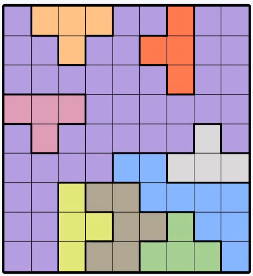
#> input picture images/puzzles/08_20_26.png, 253 x 276 px
$ python main.py images/puzzles/08_20_26.png
#> lines starting #> are read from the running program, lines starting #| are printed output that depends on the picture
### board_reader.py
"""Turn a screenshot of a LinkedIn Queens board into a region grid.

Pipeline (all classic computer vision, no ML):
  1. Load the image and find the board's bounding box by detecting the dark grid
     lines that frame the puzzle.
  2. Given the grid size N, slice the board into an N x N array of cells.
  3. Sample the dominant color near the center of each cell (avoiding grid lines
     and the queen/checkmark glyphs).
  4. Cluster the sampled colors into N region labels.

The grid size N can be passed in, or inferred by counting interior grid lines.
Inference is best-effort; passing --size is the reliable path.
"""

from __future__ import annotations

from typing import NamedTuple

import numpy as np
from PIL import Image

Grid = list[list[int]]


class BoardReading(NamedTuple):
    """Result of reading a board: the region grid plus the geometry needed to
    map cells back to pixels (for drawing overlays)."""
    grid: Grid
    size: int                                  # N
    bbox: tuple[int, int, int, int]            # (top, left, bottom, right)

    # [11 lines left out: functions cell_center, cell_size, not called in this run]


def _load_rgb(path: str) -> np.ndarray:
    img = Image.open(path).convert("RGB")
    return np.asarray(img)


def _find_board_bbox(rgb: np.ndarray) -> tuple[int, int, int, int]:
    """Find the puzzle's bounding box as (top, left, bottom, right).

    Strategy: the board is framed and divided by dark (near-black/grey) grid
    lines. We build a mask of dark pixels, then take the largest axis-aligned
    region that is dense with dark pixels. This is a heuristic; a tighter crop
    passed by the caller always wins.
    """
    gray = rgb.mean(axis=2)
    dark = gray < 110  # grid lines are much darker than the pastel regions

    # Column/row density of dark pixels; the board spans the contiguous band
    # where density is high.
    col_density = dark.mean(axis=0)
    row_density = dark.mean(axis=1)

    def dense_span(density: np.ndarray, thresh: float) -> tuple[int, int]:
        idx = np.where(density > thresh)[0]
        if idx.size == 0:
            return 0, len(density) - 1
        return int(idx.min()), int(idx.max())

    left, right = dense_span(col_density, col_density.max() * 0.25)
    top, bottom = dense_span(row_density, row_density.max() * 0.25)
    return top, left, bottom, right


# Bounds on plausible board sizes. Real LinkedIn Queens boards run ~7-11.
_N_MIN, _N_MAX = 5, 12
# A cell center is "clean" if its central patch is a flat fill (low color spread)
# and not swamped by grid-line/glyph pixels.
_CLEAN_VAR_MAX = 18.0
_CLEAN_KEEP_MIN = 0.5
_CLEAN_ACCEPT = 0.97


def _grid_alignment_score(rgb: np.ndarray, bbox: tuple[int, int, int, int], n: int) -> float:
    """Fraction of cells whose center patch is a clean flat color when the board
    is sliced into n x n. Only the true grid aligns cell centers onto flat fills
    (off the grid lines), so this peaks sharply at the correct N.
    """
    top, left, bottom, right = bbox
    height = bottom - top
    width = right - left
    cell_h = height / n
    cell_w = width / n
    clean = 0
    for r in range(n):
        for c in range(n):
            r0 = int(top + (r + 0.35) * cell_h)
            r1 = int(top + (r + 0.65) * cell_h)
            c0 = int(left + (c + 0.35) * cell_w)
            c1 = int(left + (c + 0.65) * cell_w)
            patch = rgb[r0:r1, c0:c1].reshape(-1, 3).astype(float)
            if patch.size == 0:
                continue
            gray = patch.mean(axis=1)
            keep = (gray > 60) & (gray < 235)  # drop grid lines and glyphs
            sel = patch[keep] if keep.any() else patch
            spread = sel.std(axis=0).mean() if len(sel) > 1 else 0.0
            if keep.mean() > _CLEAN_KEEP_MIN and spread < _CLEAN_VAR_MAX:
                clean += 1
    return clean / (n * n)


def _infer_grid_size(rgb: np.ndarray, bbox: tuple[int, int, int, int]) -> int:
    """Infer N by grid-alignment search.

    For each candidate N we slice the board into N x N and measure what fraction
    of cell centers land on a clean flat color (see _grid_alignment_score). The
    true grid is the smallest N that scores near-perfect: only correct cell
    boundaries keep every center off the grid lines. Choosing the smallest such N
    avoids picking a 2N tiling, which would also align.
    """
    scores = {n: _grid_alignment_score(rgb, bbox, n) for n in range(_N_MIN, _N_MAX + 1)}
    good = [n for n in sorted(scores) if scores[n] >= _CLEAN_ACCEPT]
    if good:
        return good[0]
    return max(scores, key=scores.get)  # fall back to the best-aligned candidate


def _sample_cell_color(rgb: np.ndarray, r0: int, r1: int, c0: int, c1: int) -> tuple[int, int, int]:
    """Median color of the central patch of a cell, ignoring the darkest and
    lightest pixels (grid lines and white queen/check glyphs)."""
    cell = rgb[r0:r1, c0:c1].reshape(-1, 3)
    if cell.size == 0:
        return (0, 0, 0)
    gray = cell.mean(axis=1)
    keep = (gray > 60) & (gray < 235)  # drop grid lines and glyphs
    sel = cell[keep] if keep.any() else cell
    return tuple(int(v) for v in np.median(sel, axis=0))


def _cluster_colors(colors: list[tuple[int, int, int]], n: int) -> list[int]:
    """Partition sampled colors into exactly N region labels.

    Region fills are flat, so the N true colors are well separated. We seed N
    centers with farthest-first traversal (each new seed is the point most unlike
    the seeds so far), then run a few Lloyd (k-means) iterations to settle
    assignments. No external ML dependency.
    """
    pts = np.array(colors, dtype=float)
    if len(pts) < n:
        raise ValueError(f"only {len(pts)} cells sampled, need at least N={n}")

    # Farthest-first seeding for well-spread initial centers.
    centers = [pts[0].copy()]
    while len(centers) < n:
        d = np.min([np.linalg.norm(pts - c, axis=1) for c in centers], axis=0)
        centers.append(pts[int(np.argmax(d))].copy())
    centers = np.array(centers)

    labels = np.zeros(len(pts), dtype=int)
    for _ in range(20):
        dists = np.stack([np.linalg.norm(pts - c, axis=1) for c in centers], axis=1)
        new_labels = dists.argmin(axis=1)
        if np.array_equal(new_labels, labels) and _ > 0:
            break
        labels = new_labels
        for k in range(n):
            members = pts[labels == k]
            if len(members):
                centers[k] = members.mean(axis=0)

    if len(set(labels.tolist())) != n:
        raise ValueError(
            f"color clustering resolved {len(set(labels.tolist()))} distinct regions, "
            f"expected {n}. The crop or --size may be wrong, or region colors too similar."
        )
    return labels.tolist()


def read_board_details(path: str, size: int | None = None,
                       bbox: tuple[int, int, int, int] | None = None) -> BoardReading:
    """Read a screenshot into a region grid plus its pixel geometry.

    path : image file (png/jpg screenshot of the board)
    size : grid dimension N; inferred if omitted
    bbox : optional (top, left, bottom, right) crop of just the board
    """
    rgb = _load_rgb(path)
    if bbox is None:
        bbox = _find_board_bbox(rgb)
    top, left, bottom, right = bbox

    n = size or _infer_grid_size(rgb, bbox)

    height = bottom - top
    width = right - left
    cell_h = height / n
    cell_w = width / n

    colors: list[tuple[int, int, int]] = []
    for r in range(n):
        for c in range(n):
            # Sample the central 40% of each cell to avoid lines and glyphs.
            r0 = int(top + (r + 0.3) * cell_h)
            r1 = int(top + (r + 0.7) * cell_h)
            c0 = int(left + (c + 0.3) * cell_w)
            c1 = int(left + (c + 0.7) * cell_w)
            colors.append(_sample_cell_color(rgb, r0, r1, c0, c1))

    labels = _cluster_colors(colors, n)
    grid: Grid = [labels[r * n:(r + 1) * n] for r in range(n)]
    return BoardReading(grid=grid, size=n, bbox=bbox)


# [8 lines left out: function read_board, not called in this run]

### solver.py
"""Solver for the LinkedIn Queens puzzle.

The puzzle: an N x N grid partitioned into N colored regions. Place N queens so
that there is exactly one queen per row, per column, and per color region, and
no two queens touch each other (orthogonally OR diagonally adjacent).

Because we place exactly one queen per row and per column, the only adjacency
that can ever occur between two placed queens is a DIAGONAL touch between queens
in consecutive rows. So the "no touching" rule reduces to: for adjacent rows,
the queen columns must differ by more than 1.

This is a small constraint-satisfaction problem; plain backtracking solves any
real board (N is typically 7-11) far faster than a millisecond.
"""

from __future__ import annotations

Grid = list[list[int]]          # region label per cell, grid[row][col]
Solution = list[int]            # solution[row] = column of the queen in that row


class SolveError(Exception):
    """Raised when the board is malformed or has no / multiple solutions."""


def _validate(grid: Grid) -> int:
    n = len(grid)
    if n == 0:
        raise SolveError("empty grid")
    for r, row in enumerate(grid):
        if len(row) != n:
            raise SolveError(f"grid is not square: row {r} has {len(row)} cells, expected {n}")
    regions = {label for row in grid for label in row}
    if len(regions) != n:
        raise SolveError(f"expected exactly {n} regions, found {len(regions)}: {sorted(regions)}")
    return n


def solve(grid: Grid, all_solutions: bool = False) -> list[Solution]:
    """Return queen placements for the board.

    Each solution is a list where solution[row] is the queen's column in that row.
    By default returns the first solution found (as a 1-element list). Pass
    all_solutions=True to enumerate every solution (useful to confirm uniqueness).
    """
    n = _validate(grid)
    solutions: list[Solution] = []
    placement: Solution = [-1] * n
    used_cols: set[int] = set()
    used_regions: set[int] = set()

    def backtrack(row: int, prev_col: int) -> bool:
        if row == n:
            solutions.append(placement.copy())
            return not all_solutions  # stop early unless enumerating all
        for col in range(n):
            if col in used_cols:
                continue
            if prev_col != -1 and abs(col - prev_col) == 1:
                continue  # would touch the queen in the previous row diagonally
            region = grid[row][col]
            if region in used_regions:
                continue
            placement[row] = col
            used_cols.add(col)
            used_regions.add(region)
            if backtrack(row + 1, col):
                return True
            used_cols.remove(col)
            used_regions.remove(region)
            placement[row] = -1
        return False

    backtrack(0, -1)

    if not solutions:
        raise SolveError("no solution exists for this board")
    return solutions


def solve_one(grid: Grid) -> Solution:
    """Convenience wrapper returning a single solution."""
    return solve(grid)[0]


def format_solution(grid: Grid, solution: Solution) -> str:
    """Render the board with 'Q' on queen cells and '.' elsewhere, grouped by region."""
    n = len(grid)
    lines = []
    for r in range(n):
        cells = []
        for c in range(n):
            cells.append("Q" if solution[r] == c else ".")
        lines.append(" ".join(cells))
    return "\n".join(lines)

### main.py
"""CLI: screenshot in, solution out.

Usage:
  python main.py board.png                       # N auto-detected
  python main.py board.png --size 8              # force grid size
  python main.py board.png --crop TOP LEFT BOTTOM RIGHT

The grid size N is inferred automatically; pass --size only to override it. If
the board reader misreads colors, pass an explicit --crop of just the puzzle
(pixel coordinates), which removes surrounding UI from the detection.
"""

from __future__ import annotations

import argparse
import sys
import time

from board_reader import read_board_details
from overlay import render_solution
from solver import solve_one, format_solution, SolveError


def main(argv: list[str] | None = None) -> int:
    ap = argparse.ArgumentParser(description="Solve a LinkedIn Queens board from a screenshot.")
    ap.add_argument("image", help="path to a screenshot of the board")
    ap.add_argument("--size", type=int, default=None,
                    help="grid dimension N (auto-detected if omitted)")
    ap.add_argument("--crop", type=int, nargs=4, metavar=("TOP", "LEFT", "BOTTOM", "RIGHT"),
                    default=None, help="pixel bounding box of just the board")
    ap.add_argument("--out", metavar="PATH", default=None,
                    help="write an image of the original screenshot with crowns drawn on the solution")
    args = ap.parse_args(argv)

    t0 = time.perf_counter()
    try:
        reading = read_board_details(args.image, size=args.size,
                                     bbox=tuple(args.crop) if args.crop else None)
#> in _find_board_bbox, `gray = rgb.mean(axis=2)`:
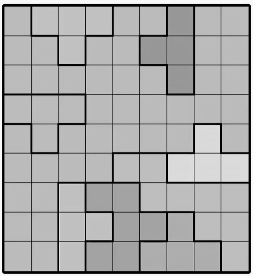
#> gray: shape (276, 253) float64; min 0, max 254, mean 169.6
#> in _find_board_bbox, `dark = gray < 110`:
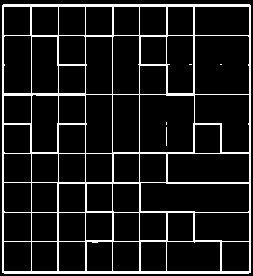
#> dark: shape (276, 253) bool; 10.7% white in thin lines or dots
#> in _find_board_bbox, `col_density = dark.mean(axis=0)`: col_density = 253 values, max 0.978 at index 31, min 0 at index 0, mean 0.107
#> in _find_board_bbox, `row_density = dark.mean(axis=1)`: row_density = 276 values, max 0.984 at index 5, min 0 at index 0, mean 0.107
#> in dense_span, `idx = np.where(density > thresh)[0]`: idx = 20 values from 2 to 250
#> in _find_board_bbox, `left, right = dense_span(col_density, col_density.max() * 0.25)`: left = 2; right = 250
#> in _find_board_bbox, `top, bottom = dense_span(row_density, row_density.max() * 0.25)`: top = 4; bottom = 273
#> in read_board_details, `bbox = _find_board_bbox(rgb)`: bbox = (4, 2, 273, 250)
#> in read_board_details, `top, left, bottom, right = bbox`: top = 4; left = 2; bottom = 273; right = 250
#> after the loop in _grid_alignment_score, `for r in range(n):`: clean = 15
#> in _infer_grid_size, `scores = {n: _grid_alignment_score(rgb, bbox, n) for n in range(_N_MIN..`: scores = {5: 0.6, 6: 0.778, 7: 0.449, 8: 0.672, 9: 1, 10: 0.69, 11: 0.653, 12: 0.736}
#> in _infer_grid_size, `good = [n for n in sorted(scores) if scores[n] >= _CLEAN_ACCEPT]`: good = [9]
#> in read_board_details, `n = size or _infer_grid_size(rgb, bbox)`: n = 9
#> in read_board_details, `height = bottom - top`: height = 269
#> in read_board_details, `width = right - left`: width = 248
#> in read_board_details, `cell_h = height / n`: cell_h = 29.89
#> in read_board_details, `cell_w = width / n`: cell_w = 27.56
#> after the loop in read_board_details, `for r in range(n):`: colors = 81 items, first 6: (180, 158, 225), (255, 194, 132), (255, 194, 132), (255, 194, 132), (180, 158, 225), (180, 158, 225)
#> in _cluster_colors, `pts = np.array(colors, dtype=float)`: pts = 81 rows, first 8: [180, 158, 225], [255, 194, 132], [255, 194, 132], [255, 194, 132], [180, 158, 225], [180, 158, 225], [255, 121, 79], [180, 158, 225]
#> in _cluster_colors, `centers = [pts[0].copy()]`: centers = [[180, 158, 225]]
#> the loop in _cluster_colors, `while len(centers) < n:` made 8 passes
#> after the loop in _cluster_colors, `while len(centers) < n:`: centers = [[180, 158, 225], [255, 121, 79], [226, 232, 119], [177, 167, 146], [220, 217, 218], [224, 157, 184], [134, 182, 255], [255, 194, 132], [166, 208, 146]]
#> in _cluster_colors, `labels = np.zeros(len(pts), dtype=int)`: labels = 81 values from 0 to 0
#> in read_board_details, `labels = _cluster_colors(colors, n)`: labels = 81 values, max 8 at index 69, min 0 at index 0, mean 2.22
#> in read_board_details, `grid: Grid = [labels[r * n:(r + 1) * n] for r in range(n)]`: grid = 9 items, first 6: [0, 7, 7, 7, 0, 0, 1, 0, 0], [0, 0, 7, 0, 0, 1, 1, 0, 0], [0, 0, 0, 0, 0, 0, 1, 0, 0], [5, 5, 5, 0, 0, 0, 0, 0, 0], [0, 5, 0, 0, 0, 0, 0, 4, 0], [0, 0, 0, 0, 6, 6, 4, 4, 4]
    except Exception as e:
        print(f"board reading failed: {e}", file=sys.stderr)
        return 2
    grid = reading.grid
    t_read = time.perf_counter()

    try:
        solution = solve_one(grid)
#> in _validate, `n = len(grid)`: n = 9
#> the loop in _validate, `for r, row in enumerate(grid):` made 9 passes
#> row on passes 1 to 9: [0, 7, 7, 7, 0, 0, 1, 0, 0], [0, 0, 7, 0, 0, 1, 1, 0, 0], [0, 0, 0, 0, 0, 0, 1, 0, 0], [5, 5, 5, 0, 0, 0, 0, 0, 0], [0, 5, 0, 0, 0, 0, 0, 4, 0], [0, 0, 0, 0, 6, 6, 4, 4, 4], [0, 0, 2, 3, 3, 6, 6, 6, 6], [0, 0, 2, 2, 3, 3, 8, 6, 6], [0, 0, 2, 3, 3, 8, 8, 8, 6]
#> in _validate, `regions = {label for row in grid for label in row}`: regions = 9 items
#> in solve, `placement: Solution = [-1] * n`: placement = [-1, -1, -1, -1, -1, -1, -1, -1, -1]
#> after the loop in backtrack, `for col in range(n):`: placement = [1, 5, 8, 0, 7, 4, 2, 6, 3]
#> solution = [1, 5, 8, 0, 7, 4, 2, 6, 3]
    except SolveError as e:
        print(f"solve failed: {e}", file=sys.stderr)
        print("detected region grid:", file=sys.stderr)
        for row in grid:
            print("  " + " ".join(str(x) for x in row), file=sys.stderr)
        return 3
    t_solve = time.perf_counter()

    print(format_solution(grid, solution))
#> in format_solution, `n = len(grid)`: n = 9
#> after the loop in format_solution, `for r in range(n):`: lines = ['. Q . . . . . . .', '. . . . . Q . . .', '. . . . . . . . Q', 'Q . . . . . . . .', '. . . . . . . Q .', '. . . . Q . . . .', '. . Q . . . . . .', '. . . . . . Q . .', '. . . Q . . . . .']
#| . Q . . . . . . .
#| . . . . . Q . . .
#| . . . . . . . . Q
#| Q . . . . . . . .
#| . . . . . . . Q .
#| . . . . Q . . . .
#| . . Q . . . . . .
#| . . . . . . Q . .
#| . . . Q . . . . .
    print()
    print("queen columns by row:", solution)
#| queen columns by row: [1, 5, 8, 0, 7, 4, 2, 6, 3]
    print(f"read: {(t_read - t0) * 1000:.1f} ms   solve: {(t_solve - t_read) * 1000:.3f} ms")

    if args.out:
        try:
            render_solution(args.image, args.out, reading, solution)
        except Exception as e:
            print(f"overlay failed: {e}", file=sys.stderr)
            return 4
        print(f"overlay written: {args.out}")
    return 0


if __name__ == "__main__":
    raise SystemExit(main())
#> (the program exits here)
